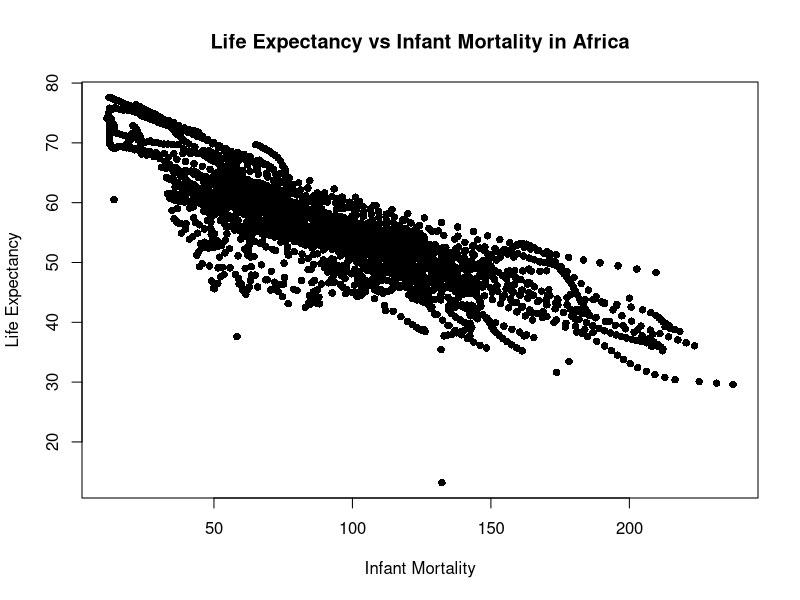
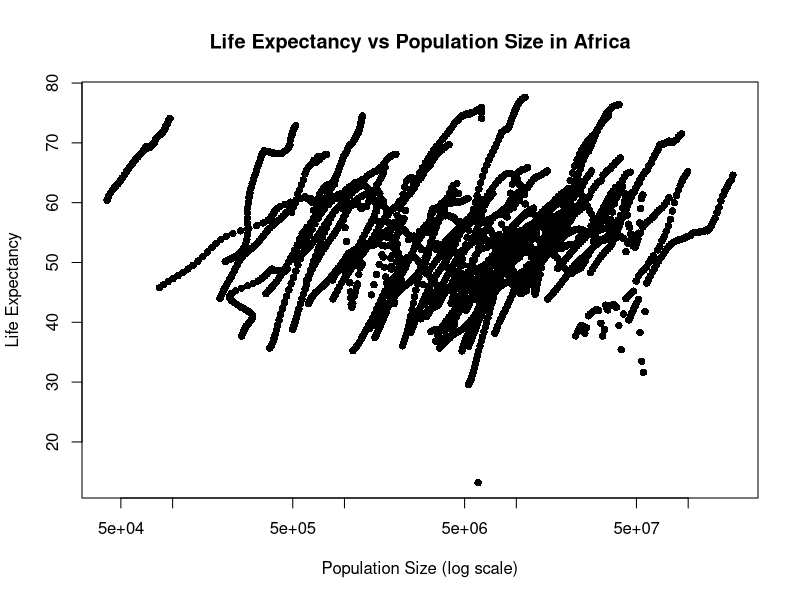
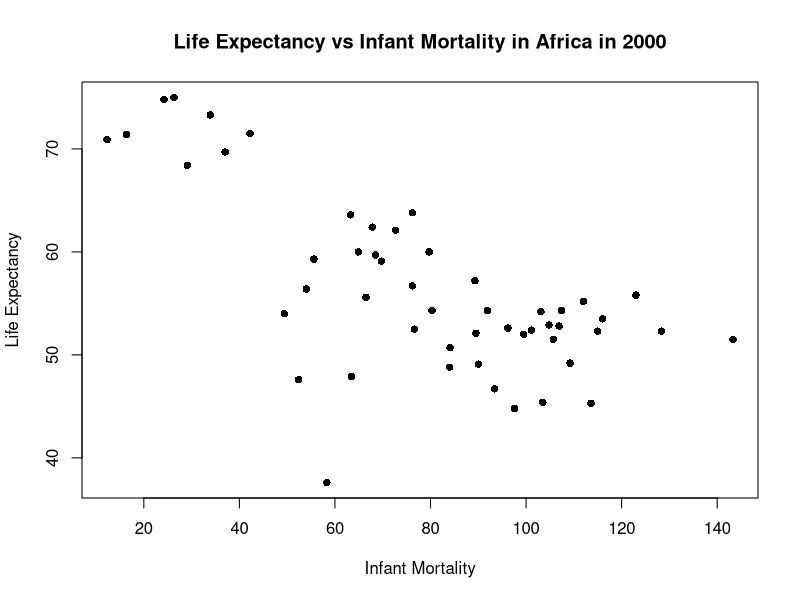
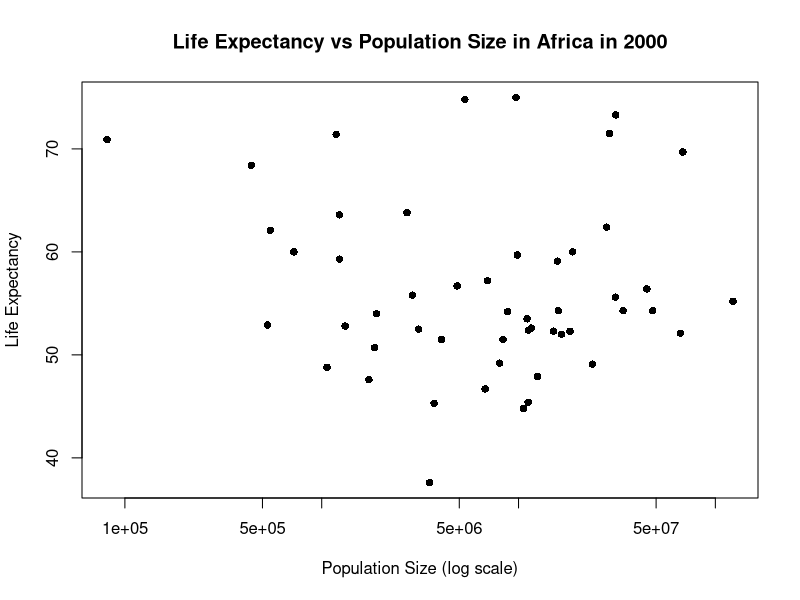
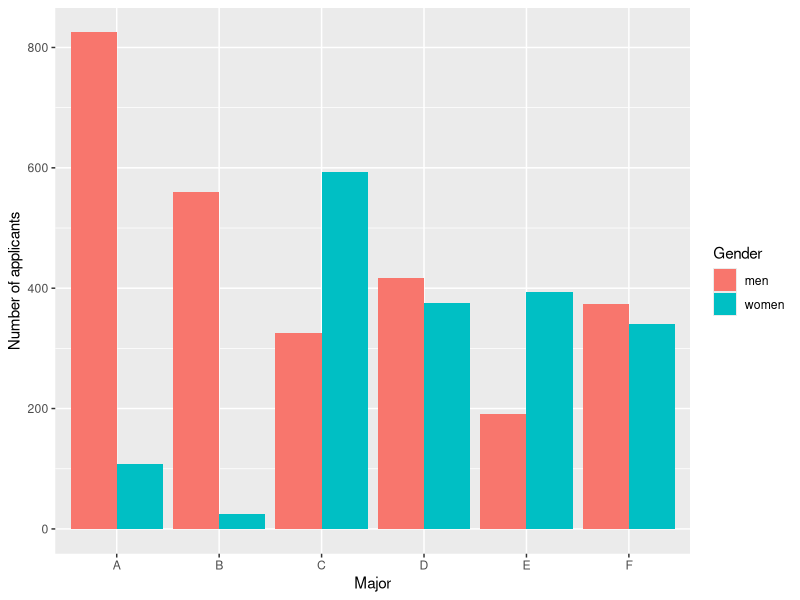
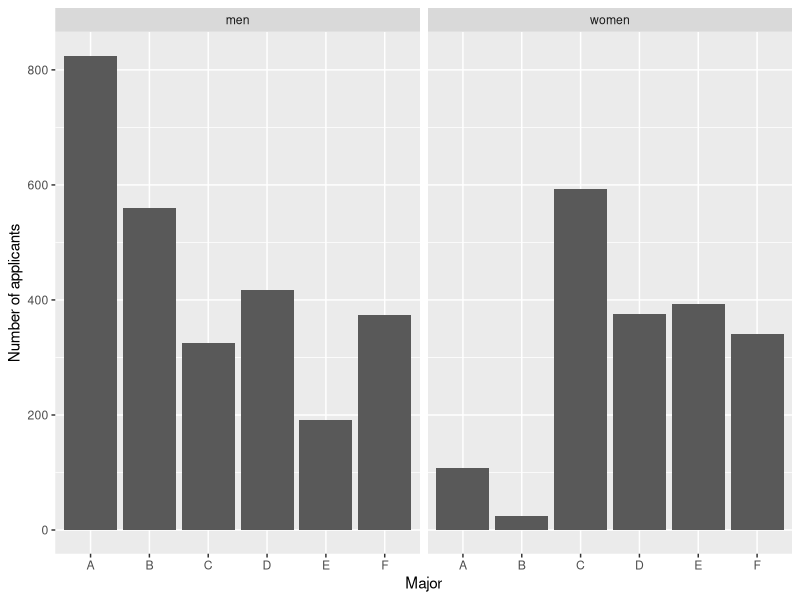
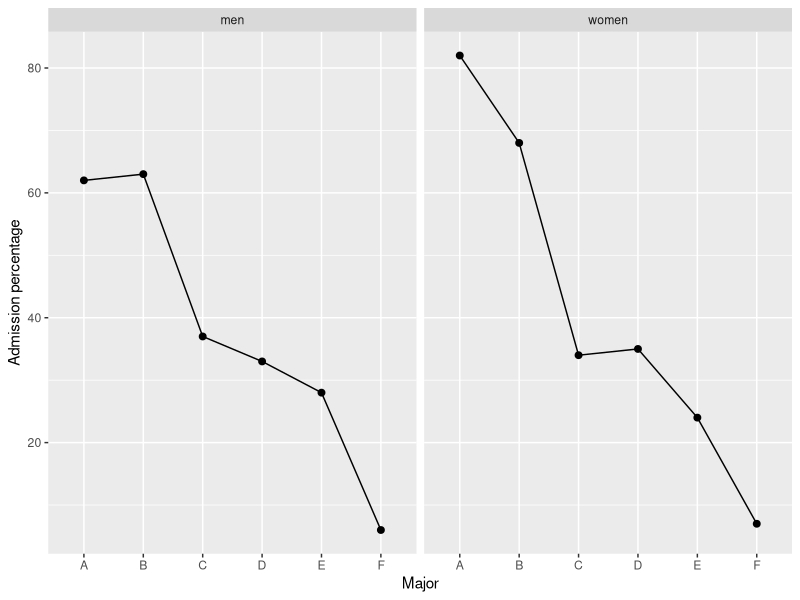

R code for these plots, in order:
## ---- chunk 1
#load dslabs package
library(dslabs)
library(tidyverse)

#help(gapminder)
#The str functions is used to look at observations and variables in the dataset  
str(gapminder)

#get a summary of data
summary(gapminder)

#determine the type of object gapminder is
#The class function is a data frame that allows us to look at a class of the dataset
class(gapminder)

#Using the gapminder dataset, I've created a new dataframe that will only include countries that have Africa as the continent
africadata <- gapminder[gapminder$continent == "Africa", ]

#Check the structure and summary of africadata
str(africadata)
summary(africadata)

#Create a dataframe with infant mortality and life expectancy
africa_mort_life <- africadata[, c("infant_mortality", "life_expectancy")]

#Inspect the structure and summary
str(africa_mort_life)
summary(africa_mort_life)

#Create a dataframe with population and life expectancy
africa_pop_life <- africadata[, c("population", "life_expectancy")]

#Inspect the structure and summary
str(africa_pop_life)
summary(africa_pop_life)
## ---- chunk 2
#Plot life expectancy vs infant mortality for African countries
#Using the plot function to make the plot
plot(
    #Using the infant_mortality column and makes them the x-axis values
  africa_mort_life$infant_mortality,
  #Using the life_expectancy column and makes them the y-axis values
  africa_mort_life$life_expectancy,
  #labels the x-axis infant mortality and the y-axis Life expectancy
  xlab = "Infant Mortality",
  ylab = "Life Expectancy",
  #Makes the title of the plot Life expectancy vs infant mortality in Africa
  main = "Life Expectancy vs Infant Mortality in Africa",
  pch = 16
)


#Plot life expectancy vs population size for African countries
#Using the plot function to make the plot
plot(
    #Using the population column and makes them the x-axis values
  africa_pop_life$population,
  #Using the life expectancy column and makes them the y-axis values
  africa_pop_life$life_expectancy,
  #labels the x-axis population size and the y-axis Life expectancy
  xlab = "Population Size (log scale)",
  ylab = "Life Expectancy",
  #Makes the title of the plot Life expectancy vs population size in Africa
  main = "Life Expectancy vs Population Size in Africa",
  pch = 16,
  #Setting the scale of the x-axis to be logarithmic
  log = "x"
)
## ---- chunk 3
#Identifies which years have missing data for infant mortality 
#is.na() functions chacks if each value in the dataframe is NA or not
missing_im <- is.na(africadata$infant_mortality)

#Lists the years when infant mortality is missing
missing_years <- sort(unique(africadata$year[missing_im]))
missing_years

#Extract data for the year 2000 only
africa_2000 <- africadata[africadata$year == 2000, ]

#Check the structure of the new dataset
str(africa_2000)

#View summary statistics for the year 2000 data
summary(africa_2000)

#Plot life expectancy vs infant mortality for Africa in the year 2000
#Using the plot function to make the plot
plot(
     #Using the infant mortality column and makes them the x-axis values
  africa_2000$infant_mortality,
   #Using the life expectancy column and makes them the y-axis values
  africa_2000$life_expectancy,
  #labels the x-axis infant mortality and the y-axis Life expectancy
  xlab = "Infant Mortality",
  ylab = "Life Expectancy",
  #Makes the title of the plot Life expectancy vs infant mortality in Africa in 2000
  main = "Life Expectancy vs Infant Mortality in Africa in 2000",
  pch = 16
)

# Plot life expectancy vs population size for Africa in the year 2000
#Using the plot function to make the plot
plot(
     #Using the population column and makes them the x-axis values
  africa_2000$population,
   #Using the life expectancy column and makes them the y-axis values
  africa_2000$life_expectancy,
  #labels the x-axis population size and the y-axis Life expectancy
  xlab = "Population Size (log scale)",
  ylab = "Life Expectancy",
  #Makes the title of the plot Life expectancy vs population size in Africa in 2000
  main = "Life Expectancy vs Population Size in Africa in 2000",
  pch = 16,
  #Setting the scale of the x-axis to be logarithmic
  log = "x"
)

#Models life expectancy as a function of infant mortality
#lm is used to fit linear models
lm_infant <- lm(life_expectancy ~ infant_mortality, data = africa_2000)

# Models life expectancy as a function of population size
lm_population <- lm(life_expectancy ~ population, data = africa_2000)

# prints results for both models
summary(lm_infant)
summary(lm_population)
## ---- chunk 4
# Load required packages
library(dplyr)    
library(ggplot2) 

# Load the dataset into the session
data("admissions") 

# Preview the first 6 rows
head(admissions) 

# Get basic summary statistics for each column
summary(admissions) 

# Check for missing values in each column
colSums(is.na(admissions)) 

## ---- chunk 5
# Compute total applicants and mean admission percentage by gender
admissions |> 
  group_by(gender) |> 
  summarize(
    total_applicants   = sum(applicants), 
    mean_admitted_pct  = mean(admitted), 
    .groups = "drop"           
  )

ggplot(admissions, aes(x = major, y = applicants, fill = gender)) +
  geom_col(position = "dodge") +
  labs(
    x = "Major",
    y = "Number of applicants",
    fill = "Gender"
  )

# Plot applicants by major, faceted by gender
ggplot(admissions, aes(x = major, y = applicants)) + 
  geom_col() +             
  facet_wrap(~ gender) +                             # separate panels by gender
  labs(
    x = "Major",                                     
    y = "Number of applicants"                      
  )

# Plot admission percentage by major and gender
ggplot(admissions, aes(x = major, y = admitted, group = gender)) + 
  geom_point(size = 2) +                  
  geom_line() +                                                  
  facet_wrap(~ gender) + 
  labs(
    x = "Major",                                                 
    y = "Admission percentage"                           
  )

## ---- chunk 6

# Create integer counts for admitted and rejected applicants
admissions_glm <- admissions |>
  mutate(
    admitted_num = round(admitted * applicants / 100),  
    rejected_num = applicants - admitted_num   
  )

# Fit a binomial logistic regression model
# Outcome: number admitted out of total applicants
# Predictors: gender and major
glm1 <- glm(
  cbind(admitted_num, rejected_num) ~ gender + major,
  family = binomial(link = "logit"),
  data = admissions_glm
)

# Display model results
summary(glm1)
